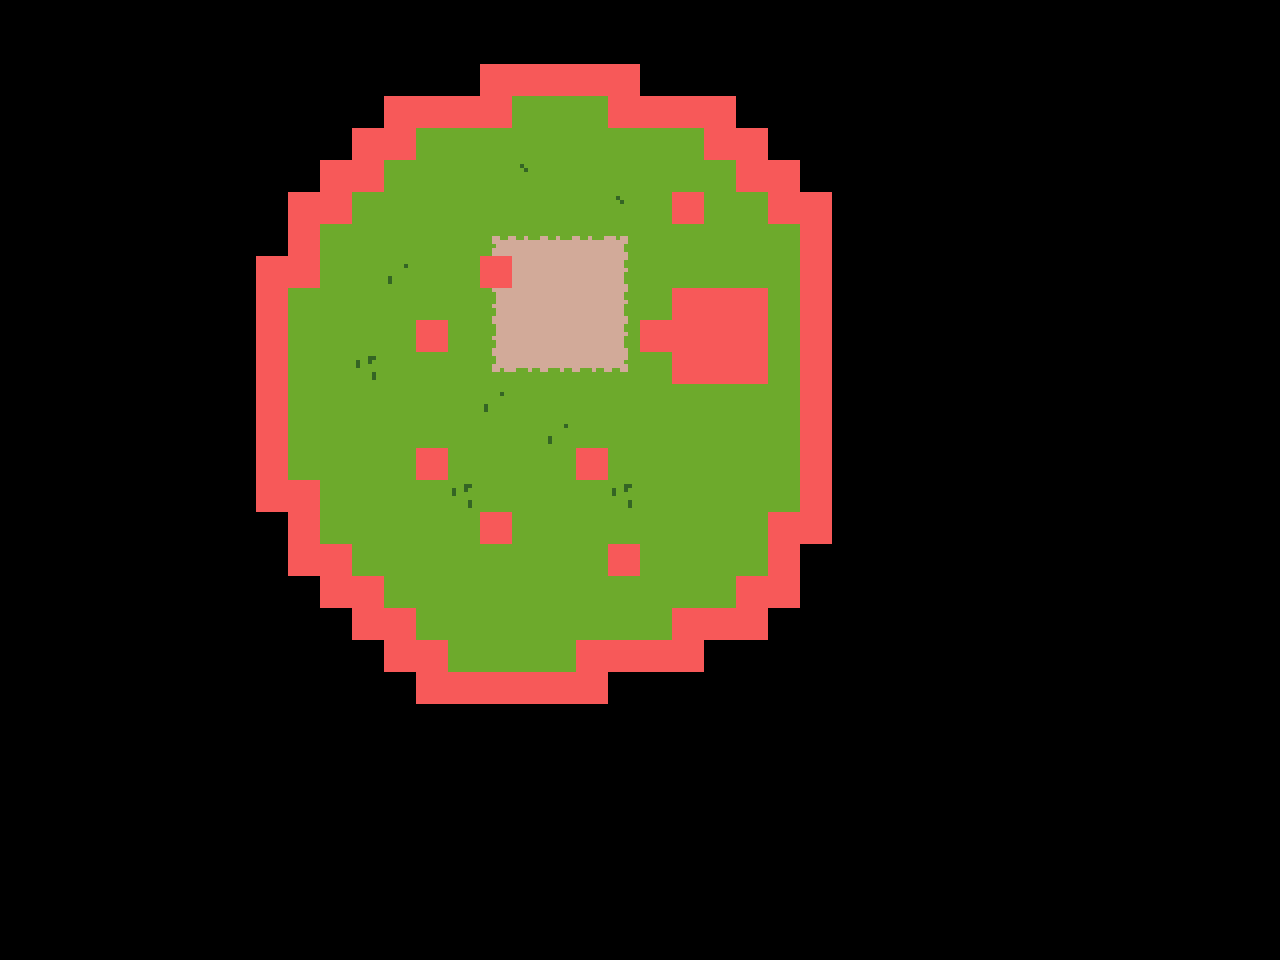

This game map was drawn from its Tiled (.tmx) file and the tilesets committed beside it. A one-line description and the trimmed map source follow:
An orthogonal 40x30 tile map with 32x32 px tiles, 3 tile layers (Tile Layer 1, Tile Layer 2, collision), 2 tilesets.

<map version="1.2" tiledversion="2019.04.03" orientation="orthogonal" renderorder="right-down" width="40" height="30" tilewidth="32" tileheight="32" infinite="0" nextlayerid="4" nextobjectid="1">
 <tileset firstgid="1" source="tileset.tsx" />
 <tileset firstgid="57" source="tilecolor.tsx" />
 <layer id="1" name="Tile Layer 1" width="40" height="30">
  <data>[1200 cells, 236 non-empty, 16 distinct tile ids]</data>
 </layer>
 <layer id="2" name="Tile Layer 2" width="40" height="30">
  <data>[1200 cells, 8 non-empty, 1 distinct tile ids]</data>
 </layer>
 <layer id="3" name="collision" width="40" height="30">
  <data>[1200 cells, 89 non-empty, 1 distinct tile ids]</data>
 </layer>
</map>
